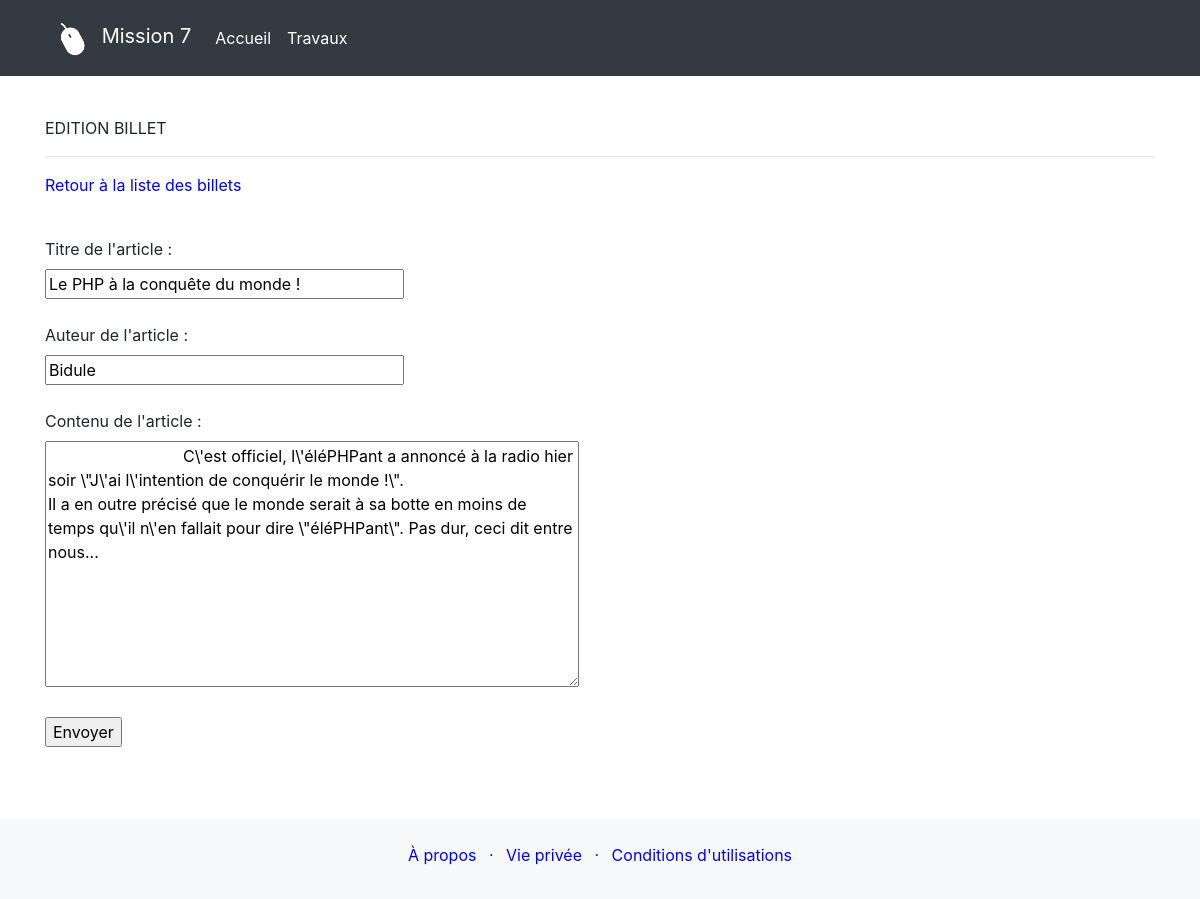
Screenshot of /admin/edition_billet.php?modifier_billet=2 with the database file from the repository.
### tables this page shows
CREATE TABLE IF NOT EXISTS `billets` (
  `id` int NOT NULL AUTO_INCREMENT,
  `titre` varchar(255) NOT NULL,
  `auteur` varchar(255) NOT NULL,
  `contenu` text NOT NULL,
  `date_creation` datetime NOT NULL,
  PRIMARY KEY (`id`)
);

### admin/edition_billet.php (the view, shortened to what this page needs)
<!DOCTYPE html>
<html lang="fr">
<head>
  <link rel="stylesheet" href="https://cdn.jsdelivr.net/npm/bootstrap@4.5.3/dist/css/bootstrap.min.css"
>
  <link href="../css/style.css" rel="stylesheet" />
</head>
<body>
  <div class="bg-dark">
    <div class="container">
      <div class="row">
        <nav class="col navbar navbar-expand-lg navbar-dark">
          <a class="navbar-brand" href="index.php">
            <img src="../images/logo.png" width="50" height="50" alt="Info Logo" />
            Mission 7
          </a>
          <div id="navbarContent" class="collapse navbar-collapse">
            <ul class="navbar-nav">
              <li class="nav-item active">
                <a class="nav-link" href="../index.php">Accueil</a>
              </li>
              <li class="nav-item active">
                <a class="nav-link" href="../liste_travaux.php">Travaux</a>
              </li>
            </ul>
          </div>
        </nav>
      </div>
    </div>
  </div>
  <div class="container">
    <div class="row my-3">
      <div class="col">
        <?php
                include('../connexion_bdd.php');?>
        <div id="section">
          <br />
          <p>EDITION BILLET</p>
          <hr>
          <div id="texte">
            <p><a href="liste_billets.php">Retour à la liste des billets</a></p><br />
            <?php
                    if (isset($_GET['modifier_billet'])) {
                        $req = $bdd->query('SELECT * FROM billets WHERE id=\'' . $_GET['modifier_billet'] . '\'');
                        while ($donnees = $req->fetch()) {
                            $titre = $donnees['titre'];
                            $auteur = $donnees['auteur'];
                            $contenu = $donnees['contenu'];
                        }
                    } else {
                        $titre = '';
                        $auteur = '';
                        $contenu = '';
                        $id_billets = 0;
                    }
                    ?>
            <form method="post" action="liste_billets.php">
              <label for="titre">Titre de l'article :</label><br />
              <input type="text" size="30" name="titre" id="titre" placeholder="" required
                value="<?php echo $titre; ?>" /><br /><br />
              <label for="auteur">Auteur de l'article :</label><br />
              <input type="text" size="30" name="auteur" id="auteur" placeholder="" required
                value="<?php echo $auteur; ?>" /><br /><br />
              <label for="contenu">Contenu de l'article :</label><br />
              <textarea name="contenu" id="contenu" placeholder="" cols="50" rows="10">
                              <?php echo addslashes(stripslashes($contenu)); ?></textarea><br /><br />
              <input type="submit" value="Envoyer" /><br />
            </form><br />
          </div>
        </div>
      </div>
    </div>
  </div>
<?php include('../pieddepage.php'); ?>
</body>
</html>

### css/style.css (style rules this page uses)
a { text-decoration: none; color: blue; }

### rows the page displays
billets: titre "Le PHP à la conquête du monde !", auteur "Bidule", contenu "C\\'est officiel, l\\'éléPHPant a annoncé à la radio hier soir \\\"J\\'ai l\\'intention de conquérir le monde !\\\". Il a en outre précisé que le monde serait à sa botte en moins de temps qu\\'il n\\'en fallait pour dire \\\"éléPHPant\\\". Pas dur, ceci dit entre nous..."
